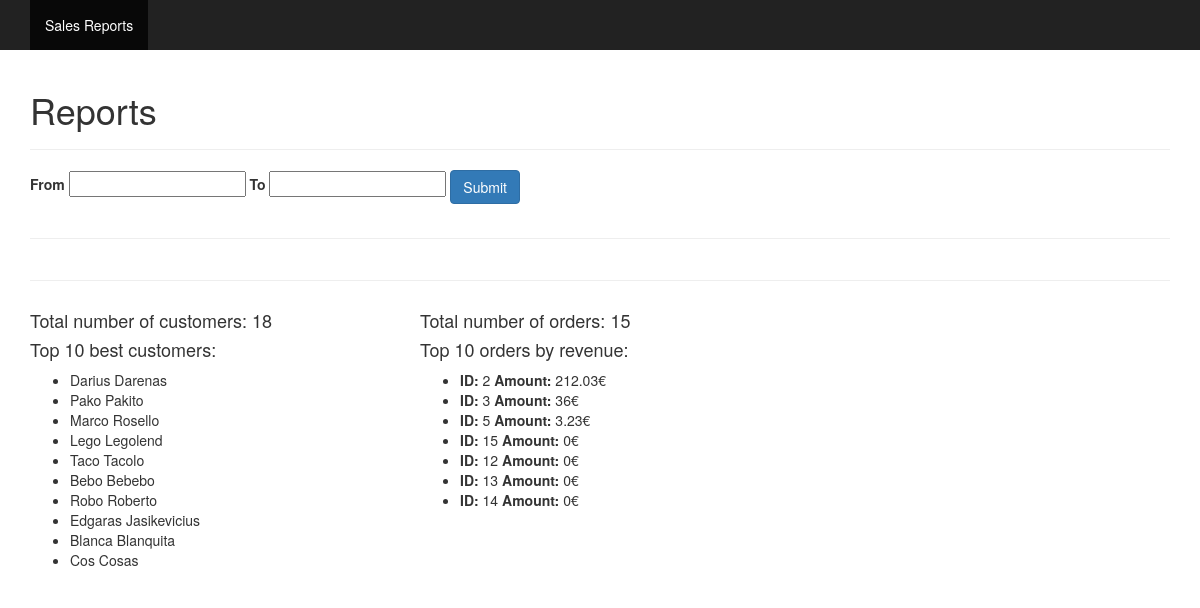
The page / on the database its author committed.
### tables this page shows
CREATE TABLE `Customers` (
  `id` int(11) unsigned NOT NULL AUTO_INCREMENT,
  `first_name` varchar(100) NOT NULL DEFAULT '',
  `last_name` varchar(100) DEFAULT '',
  `email` varchar(100) DEFAULT '',
  `created` date DEFAULT NULL,
  PRIMARY KEY (`id`)
);

CREATE TABLE `Orders` (
  `id` int(11) unsigned NOT NULL AUTO_INCREMENT,
  `purchase_date` date NOT NULL,
  `country` varchar(255) DEFAULT NULL,
  `device` varchar(255) DEFAULT NULL,
  `customer_id` int(11) DEFAULT '0',
  PRIMARY KEY (`id`)
);

### SalesModule/Views/Page.php (called while the page is built, shortened)
<?php
class Page extends IView {
    public $data;
    protected $templatePath;
    public function setTemplate($templateName) {
        $this->templatePath = THEME_DIR . DIR_SEPARATOR . 'templates' . DIR_SEPARATOR . $templateName . '.php';
    }
    public function forTemplate() {
        $data = $this->data;
        include ($this->templatePath);
    }
    public function setData(string $name, $value, $escape = true) {
        if($escape) $value = $this->escape($value);
        $this->data[$name] = $value;
    }
}

### SalesModule/Models/Customer.php (called while the page is built, shortened)
<?php
class Customer {
    private $first_name;
    private $last_name;
    public function getName() : string {
        return $this->first_name . ' ' . $this->last_name;
    }
    public function __construct(int $id, string $firstName, string $lastName, $email, $created) {
        $this->first_name = $firstName;
        $this->last_name = $lastName;
    }
}

### SalesModule/Repositories/CustomerRepository.php (called while the page is built, shortened)
<?php
class CustomerRepository implements IRepository {
    public static function getTopByNumOfOrders($dateFrom = null, $dateTo = null, int $limit = 10) : array {
        $db = DataBaseHelper::getConnection();
        list($dateFrom, $dateTo) = DateHelper::formatDates($dateFrom, $dateTo);
        $handle = static::queryTopByNumOfOrders($dateFrom, $dateTo, $limit, $db);
        foreach ($handle as $customer) {
            $customers[] = static::createNew($customer);
        }
        return $customers ?? [];
    }
    private static function queryTopByNumOfOrders($dateFrom, $dateTo, int $limit, $db) {
        $handle = $db->prepare("
                    SELECT  * FROM Customers AS customer
                    LEFT JOIN
                    (
                        SELECT customer_id, COUNT(*) totalCount
                        FROM Orders
                        WHERE (purchase_date BETWEEN :date_from AND :date_to)
                        GROUP BY customer_id
                    )  o ON o.customer_id = customer.id
                    ORDER   BY o.totalCount DESC
                    LIMIT :limit;
            ");
        $handle->bindValue(':date_from', $dateFrom);
        $handle->bindValue(':date_to', $dateTo);
        $handle->bindValue(':limit', $limit, PDO::PARAM_INT);
        $handle->execute();
        return $handle;
    }
    public static function createNew(array $customer) : Customer {
        return new Customer(
            $customer['id'],
            $customer['first_name'],
            $customer['last_name'],
            $customer['email'],
            $customer['created']
        );
    }
}

### SalesModule/Helpers/DateHelper.php (called while the page is built, shortened)
<?php
class DateHelper {
    public static function formatDates($dateFrom, $dateTo) {
        if(is_null($dateFrom) || empty($dateFrom)) {
            $dateFrom = new \DateTime();
            $dateFrom->modify('-1 months');
            $dateFrom = $dateFrom->format(DATE_FORMAT);
        }
        if(is_null($dateTo) || empty($dateTo)) {
            $dateTo = (string) date(DATE_FORMAT);
        }
        return [$dateFrom, $dateTo];
    }
}

### SalesModule/Models/Order.php (called while the page is built, shortened)
<?php
class Order {
    private $id;
    private $total_revenue;
    public function getID() : int {
        return $this->id;
    }
    public function setTotalRevenue(Money $revenue) {
        $this->total_revenue = $revenue;
    }
    public function getTotalRevenue() {
        return $this->total_revenue;
    }
    public function __construct(int $id, string $country, string $device, $purchase_date) {
        $this->id = $id;
    }
}

### SalesModule/Repositories/OrderRepository.php (called while the page is built, shortened)
<?php
class OrderRepository implements IRepository {
    public static function getTopOrdersByRevenue($dateFrom = null, $dateTo = null, int $limit = 10) : array {
        $db = DataBaseHelper::getConnection();
        list($dateFrom, $dateTo) = DateHelper::formatDates($dateFrom, $dateTo);
        $handle = static::queryTopOrdersByRevenue($dateFrom, $dateTo, $limit, $db);
        foreach ($handle as $order) {
            $newOrder = static::createNew($order);
            $newOrder->setTotalRevenue(new Money($order['totalPrice']));
            $orders[] = $newOrder;
        }
        return $orders ?? [];
    }
    protected static function queryTopOrdersByRevenue($dateFrom, $dateTo, int $limit, $db) {
        $handle = $db->prepare("
                SELECT  * FROM Orders AS o
                LEFT JOIN (
                    SELECT order_id, SUM(price) totalPrice
                    FROM OrderItems
                    GROUP BY order_id
                ) oi ON o.id = oi.order_id
                WHERE (purchase_date BETWEEN :date_from AND :date_to)
                ORDER BY oi.totalPrice DESC
                LIMIT :limit;
        ");
        $handle->bindValue(':date_from', $dateFrom);
        $handle->bindValue(':date_to', $dateTo);
        $handle->bindValue(':limit', $limit, PDO::PARAM_INT);
        $handle->execute();
        return $handle;
    }
    public static function createNew(array $order) : Order{
        return new Order(
            $order['id'],
            $order['country'],
            $order['device'],
            $order['purchase_date']
        );
    }
}

### SalesModule/ValueObjects/Money.php (called while the page is built, shortened)
<?php
class Money extends IView {
    private $amount;
    public function __construct($amount) {
        $this->amount = floatval($amount);
    }
    public function forTemplate() {
        return $this->escape($this->amount . MONEY_SYMBOL);
    }
}

### SalesModule/Views/IView.php (called while the page is built, shortened)
<?php
abstract class IView {
    protected function escape($value) {
        return (is_string($value)) ? htmlspecialchars($value, ENT_COMPAT, 'UTF-8') : $value;
    }
}

### Theme/templates/ReportPage.php (the view, shortened to what this page needs)
<?php include(THEME_INCLUDES_DIR . '/Header.php'); ?>
<?php include(THEME_INCLUDES_DIR . '/Navigation.php'); ?>
<div class="container" role="main">
    <div class="page-header">
        <h1><?= $data['Title']; ?></h1>
    </div>
    <div class="row">
        <div class="col-md-8">
            <?= $data['FilterForm']; ?>
        </div>
    </div>
    <hr>
    <div class="row">
        <div class="col-md-8">
        </div>
    </div>
    <hr>
    <div class="row">
        <div class="col-md-4">
            <h4>Total number of customers: <?= $data['TotalCustomers'] ?></h4>
            <h4>Top 10 best customers:</h4>
            <ul>
                <?php if(isset($data['TopCustomersByNumOfOrders'])) {?>
                    <?php foreach($data['TopCustomersByNumOfOrders'] as $customer) { ?>
                        <li class="customer"><?= $customer->getName(); ?></li>
                    <?php } ?>
                <?php } ?>
            </ul>
        </div>
        <div class="col-md-4">
            <h4>Total number of orders: <?= $data['TotalOrders'] ?></h4>
            <h4>Top 10 orders by revenue:</h4>
            <ul>
                <?php if(isset($data['TopOrdersByRevenue'])) {?>
                    <?php foreach($data['TopOrdersByRevenue'] as $order) { ?>
                        <li class="customer">
                            <strong>ID:</strong> <?= $order->getID()?>
                            <strong>Amount: </strong><?= $order->getTotalRevenue()->forTemplate() ?>
                        </li>
                    <?php } ?>
                <?php } ?>
            </ul>
        </div>
    </div>
</div>
<?php include(THEME_INCLUDES_DIR . '/Footer.php'); ?>

### index.php (shortened to what this page needs)
<?php
$controller = new ReportController();
$page = new ReportPage($controller);
if (isset($_GET['action']) && ($action = $_GET['action']) && method_exists($controller, $action)) {
    $controller->{$action}();
} else {
    $page->forTemplate();
}

### SalesModule/Views/ReportPage.php (shortened to what this page needs)
<?php
class ReportPage extends Page {
    public function forTemplate() {
        $this->setData('TopCustomersByNumOfOrders', $this->data['TopCustomersByNumOfOrders'] ?? CustomerRepository::getTopByNumOfOrders());
        $this->setData('TopOrdersByRevenue', $this->data['TopOrdersByRevenue'] ?? OrderRepository::getTopOrdersByRevenue());
        $this->setData('FilterForm', $this->getFilterForm(), false);
        parent::forTemplate();
    }
    public function getFilterForm() {
        $html = '<form action="?action=filter" method="post">
        <label>From</label>
        <input id="DateFrom" class="js-calendar" data-date-format="yyyy-m-d" name="DateFrom" type="text" />
        <label>To</label>
        <input id="DateTo" class="js-calendar" name="DateTo" data-date-format="yyyy-m-d" type="text" />
        <input class="btn btn-small btn-primary" type="submit" value="Submit">
        </form>';
        return $html;
    }
}

### Theme/templates/includes/Header.php (shortened to what this page needs)
<!DOCTYPE>
<html lang="en">
<head>
    <link rel="stylesheet" href="https://maxcdn.bootstrapcdn.com/bootstrap/3.3.6/css/bootstrap.min.css">
    <link rel="stylesheet" href="https://cdnjs.cloudflare.com/ajax/libs/bootstrap-datepicker/1.5.1/css/bootstrap-datepicker.css">
    <link rel="stylesheet" href="<?php echo THEME_BASE_PATH; ?>/css/styles.css">
</head>
<body role="document">

### Theme/templates/includes/Navigation.php
<nav class="navbar-inverse">
    <div class="container">
        <ul class="nav navbar-nav">
            <li class="active"><a href="index.php">Sales Reports</a></li>
        </ul>
    </div>
</nav>

### Theme/templates/includes/Footer.php (shortened to what this page needs)
</body>

### Theme/css/styles.css (style rules this page uses)
.customer { text-transform: capitalize; }

### rows shown on the page
customers: $customer->getName() "Darius Darenas"
customers: $customer->getName() "Pako Pakito"
customers: $customer->getName() "Marco Rosello"
customers: $customer->getName() "Lego Legolend"
customers: $customer->getName() "Taco Tacolo"
customers: $customer->getName() "Bebo Bebebo"
customers: $customer->getName() "Robo Roberto"
customers: $customer->getName() "Edgaras Jasikevicius"
customers: $customer->getName() "Blanca Blanquita"
customers: $customer->getName() "Cos Cosas"
orders: id "2", forTemplate "212.03€"
orders: id "3", forTemplate "36€"
orders: id "5", forTemplate "3.23€"
orders: id "15", forTemplate "0€"
orders: id "12", forTemplate "0€"
orders: id "13", forTemplate "0€"
orders: id "14", forTemplate "0€"

### other values the page prints
$data['Title'] "Reports"
$data['TotalCustomers'] "18"
$data['TotalOrders'] "15"
